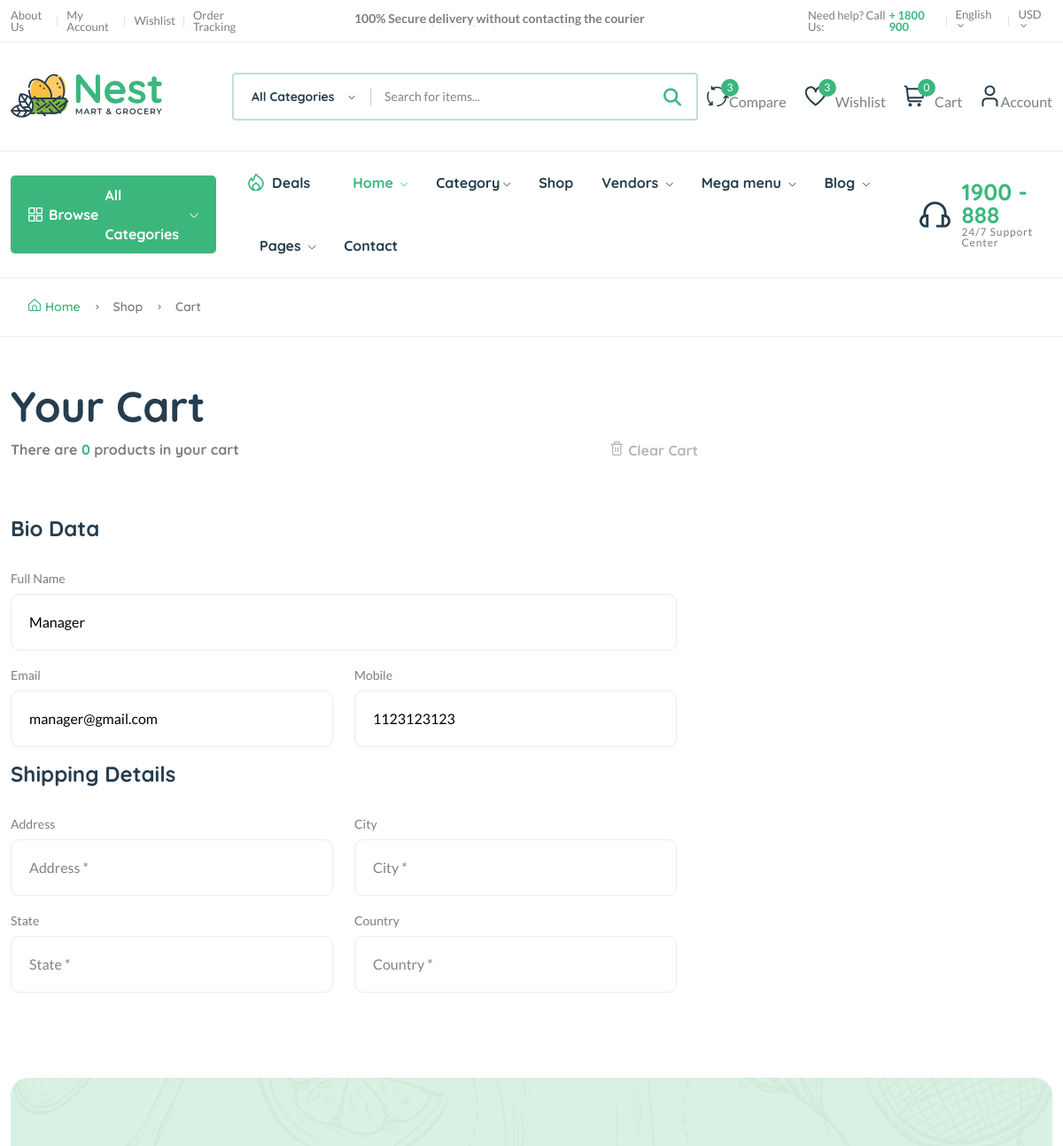
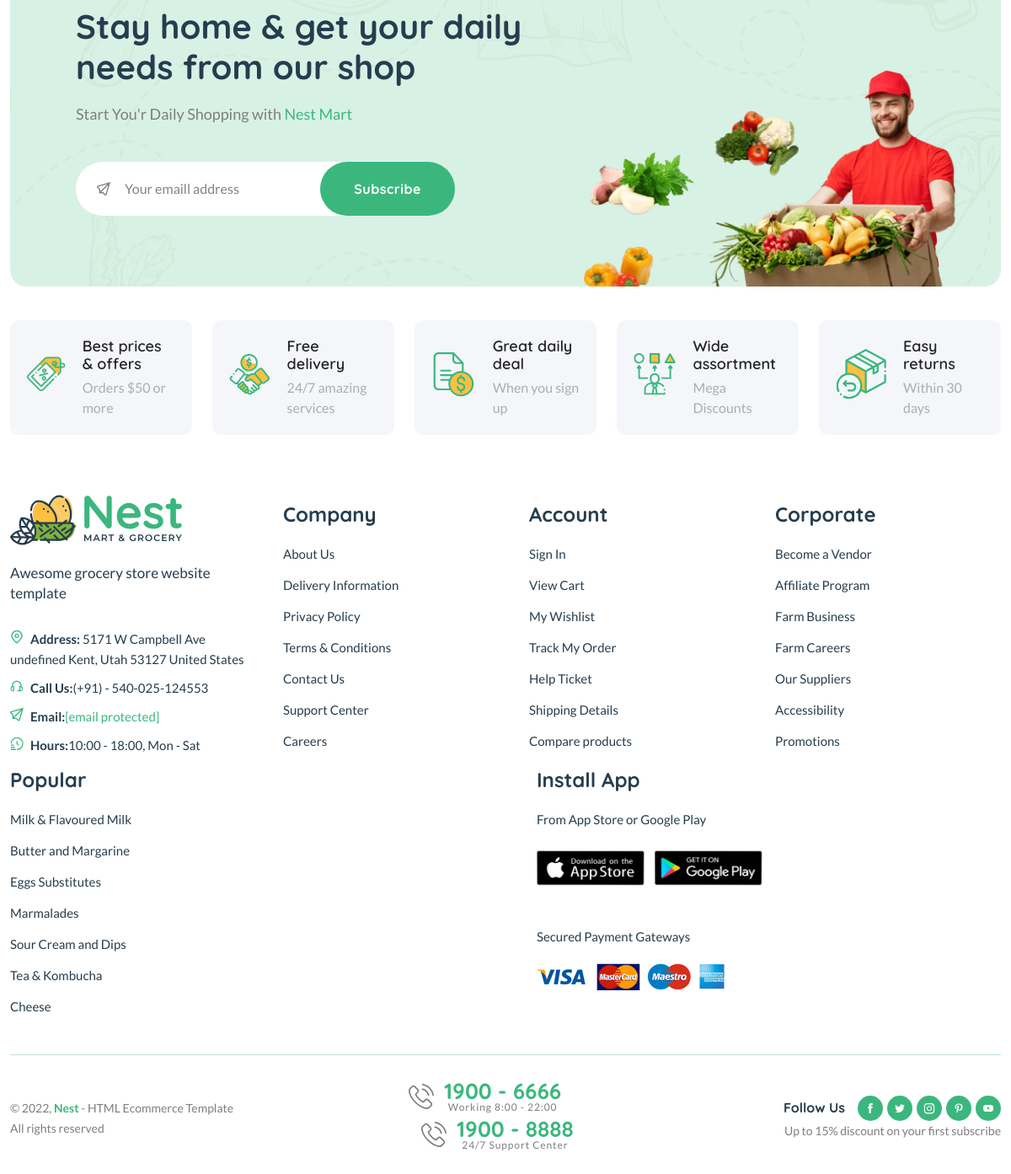
Page /cart/ (signed in) on the committed database (2 pictures, top to bottom).
### userauths/models.py (models this page shows, shortened)
class User(AbstractUser):
    email = models.EmailField(unique=True, null=False)
    username = models.CharField(max_length=255)
    bio = models.CharField(max_length=255)
    USERNAME_FIELD = "email"
    REQUIRED_FIELDS = ['username']

class Profile(models.Model):
    user = models.OneToOneField(User, on_delete=models.CASCADE)
    image = models.ImageField(upload_to="image", default="image/anonymous.webp")
    full_name = models.CharField(max_length=200)
    bio = models.CharField(max_length=200, null=True, blank=True)
    phone = models.CharField(max_length=200)
    verified = models.BooleanField(default=False)

### core/views.py (the view)
# urls.py: path("cart/", views.cart_view, name="cart"),
def cart_view(request):
    cart_total_amount = 0
    product_amount = 0
    cart_data = ""
    if "cart_data_object" in request.session:
        for pid, item in request.session["cart_data_object"].items():
            cart_total_amount += item['quantity'] * item['price']
        product_amount = len(request.session["cart_data_object"])
        cart_data = reversed(request.session["cart_data_object"].values())
    context = {
            'cart_total_amount': cart_total_amount,
            'cart_data': cart_data,
            'product_amount': product_amount,
    }
    return render(request, "core/cart.html", context)

### core/context_processors.py (called while the page is built)
def default(request):
    categories = Category.objects.all()
    vendors = Vendor.objects.all()
    min_max_price = Product.objects.aggregate(Min("price"), Max("price"))
    user_wishlist = []
    if request.user.is_authenticated:
        user_wishlist = [item.product.pid for item in WishList.objects.filter(user=request.user)]
    try:
        address = Address.objects.get(user=request.user)
    except:
        address = None
    return {
        'categories': categories,
        'vendors': vendors,
        'address': address,
        'min_max_price': min_max_price,
        'user_wishlist': user_wishlist,
    }

### templates/core/cart.html (shortened to what this page needs)
{% extends 'partials/base.html' %}
{% load static %}
{% load custom_tags%}
{% block content %}
    <main class="main">
        <div class="page-header breadcrumb-wrap">
            <div class="container">
                <div class="breadcrumb">
                    <a href="index.html" rel="nofollow"><i class="fi-rs-home mr-5"></i>Home</a>
                    <span></span> Shop
                    <span></span> Cart
                </div>
            </div>
        </div>
        <div class="container mb-80 mt-50">
            <div class="row">
                <div class="col-lg-8 mb-40">
                    <h1 class="heading-2 mb-10">Your Cart</h1>
                    <div class="d-flex justify-content-between">
                        <h6 class="text-body">There are <span class="text-brand" id="product-amount">{{product_amount}}</span> products in your cart</h6>
                        <h6 class="text-body"><a href="#" class="text-muted"><i class="fi-rs-trash mr-5"></i>Clear Cart</a></h6>
                    </div>
                </div>
            </div>
            <form action="{% url 'core:save-checkout-info' %}" method="POST">
            <div class="row">
                <div class="col-lg-8">
                    <div class="row mt-4">
                        <h4 class="mb-30">Bio Data</h4>
                        <div class="row">
                            <div class="form-group col-lg-12">
                                <label for="">Full Name</label>
                                <input type="text" required="" name="full_name" value="{{request.user.username|title}}" placeholder="Full Name *">
                            </div>
                            <div class="form-group col-lg-6">
                                <label for="">Email</label>
                                <input type="text" required="" name="email"  placeholder="Email *" value="{{request.user.email}}">
                            </div>
                            <div class="form-group col-lg-6">
                                <label for="">Mobile</label>
                                <input type="text" name="mobile" value="{{request.user.profile.phone}}" required="" placeholder="Mobile *">
                            </div>
                        </div>
                        <h4 class="mb-30">Shipping Details</h4>
                        <div class="row">
                            <div class="form-group col-lg-6">
                                <label for="">Address</label>
                                <input type="text" name="address" value="{{request.session.address}}" placeholder="Address *">
                            </div>
                            <div class="form-group col-lg-6">
                                <label for="">City</label>
                                <input type="text" name="city"  placeholder="City *" value="{{request.session.city}}">
                            </div>
                            <div class="form-group col-lg-6">
                                <label for="">State</label>
                                <input type="text" name="state" value="{{request.session.state}}" placeholder="State *">
                            </div>
                            <div class="form-group col-lg-6">
                                <label for="">Country</label>
                                <input type="text" name="country" value="{{request.session.country}}" placeholder="Country *">
                            </div>
                        </div>
                    </div>
                </div>
            </div>
            </form>
        </div>
    </main>
{% endblock %}

### rows in the picture
User: full_name "Manager", email "manager@gmail.com", mobile "1123123123"

### other values in the picture
{{ user_wishlist|length }} "3"
{{ request.session.cart_data_object|length }} "0"
{{ product_amount }} "0"
